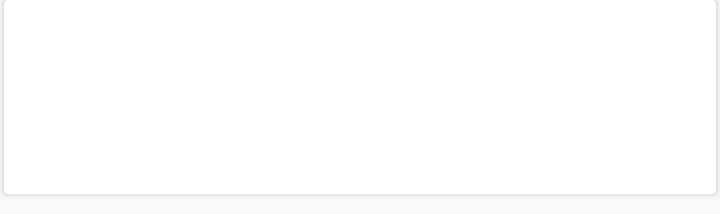
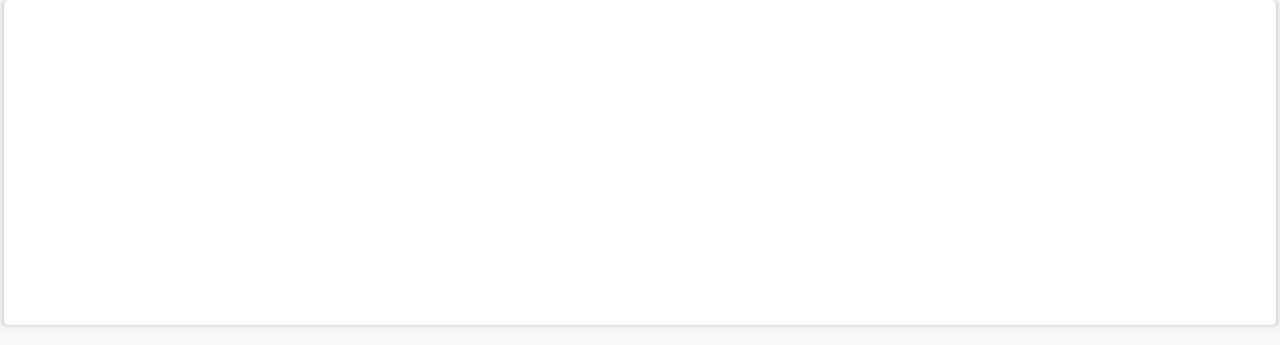

One screen, two layout resources from the same app: the default and the repository's alternative for another configuration. Each is rendered where Android would select it; the XML of both is given below.
<!-- AndroidManifest.xml: application theme AppTheme -->
<!-- res/layout/person.xml -->
<?xml version="1.0" encoding="utf-8"?>


    <android.support.v7.widget.CardView
        xmlns:android="http://schemas.android.com/apk/res/android"
        android:layout_width="match_parent"
        android:layout_height="wrap_content"
        android:id="@+id/cv"
        android:layout_marginBottom="10dp"
        android:layout_marginRight="2dp"
        android:layout_marginLeft="2dp"
        >

        <RelativeLayout
            android:layout_width="match_parent"
            android:layout_height="wrap_content"
            android:padding="10dp"
            >

            <ImageView
                android:layout_width="wrap_content"
                android:layout_height="wrap_content"
                android:id="@+id/person_photo"
                android:layout_alignParentLeft="true"
                android:layout_alignParentTop="true"
                android:layout_marginRight="10dp"
                />

            <TextView
                android:layout_width="wrap_content"
                android:layout_height="wrap_content"
                android:id="@+id/person_name"
                android:layout_toRightOf="@+id/person_photo"
                android:layout_alignParentTop="true"
                android:textSize="30sp"
                />

            <TextView
                android:layout_width="wrap_content"
                android:layout_height="wrap_content"
                android:id="@+id/person_number"
                android:layout_toRightOf="@+id/person_photo"
                android:layout_below="@+id/person_name"
                android:textSize="20dp"
                android:layout_marginTop="10dp"
                />

            <TextView
                android:id="@+id/person_email"
                android:layout_width="wrap_content"
                android:layout_height="wrap_content"
                android:layout_below="@+id/person_photo"
                android:textSize="17dp"
                android:layout_marginTop="10dp"
                />

            <TextView
                android:id="@+id/person_description"
                android:layout_width="wrap_content"
                android:layout_height="wrap_content"
                android:layout_below="@+id/person_email"
                android:textSize="17dp"
                android:layout_marginTop="10dp"
                />


        </RelativeLayout>

    </android.support.v7.widget.CardView>
<!-- resources referenced by this layout -->
<resources>
  <style name="AppTheme" parent="Theme.AppCompat.Light.DarkActionBar">
          
          <item name="colorPrimary">@color/colorPrimary</item>
          <item name="colorPrimaryDark">@color/colorPrimaryDark</item>
          <item name="colorAccent">@color/colorAccent</item>
      </style>
  <color name="colorPrimary">#7C2C79</color>
  <color name="colorPrimaryDark">#7C2C79</color>
  <color name="colorAccent">#7c2c79</color>
</resources>
<!-- res/layout-land/person.xml (the repository's variant of the layout above) -->
<!-- drawn on the phone turned sideways -->
<?xml version="1.0" encoding="utf-8"?>


    <android.support.v7.widget.CardView
        xmlns:android="http://schemas.android.com/apk/res/android"
        android:layout_width="match_parent"
        android:layout_height="wrap_content"
        android:id="@+id/cv"
        android:layout_marginBottom="10dp"
        android:layout_marginRight="2dp"
        android:layout_marginLeft="2dp"
        >

        <RelativeLayout
            android:layout_width="match_parent"
            android:layout_height="wrap_content"
            android:padding="10dp"
            >

            <ImageView
                android:layout_width="wrap_content"
                android:layout_height="wrap_content"
                android:id="@+id/person_photo"
                android:layout_alignParentLeft="true"
                android:layout_alignParentTop="true"
                android:layout_marginRight="10dp"
                />

            <TextView
                android:layout_width="wrap_content"
                android:layout_height="wrap_content"
                android:id="@+id/person_name"
                android:layout_toRightOf="@+id/person_photo"
                android:layout_alignParentTop="true"
                android:textSize="30sp"
                />

            <TextView
                android:layout_width="wrap_content"
                android:layout_height="wrap_content"
                android:id="@+id/person_number"
                android:layout_toRightOf="@+id/person_photo"
                android:layout_below="@+id/person_name"
                android:textSize="20dp"
                android:layout_marginTop="10dp"
                />

            <TextView
                android:id="@+id/person_email"
                android:layout_width="wrap_content"
                android:layout_height="wrap_content"
                android:layout_toRightOf="@+id/person_photo"
                android:layout_below="@+id/person_number"
                android:textSize="17dp"
                android:layout_marginTop="10dp"
                />

            <TextView
                android:id="@+id/person_description"
                android:layout_width="wrap_content"
                android:layout_height="wrap_content"
                android:layout_toRightOf="@+id/person_photo"
                android:layout_below="@+id/person_email"
                android:textSize="17dp"
                android:layout_marginTop="10dp"
                />


        </RelativeLayout>

    </android.support.v7.widget.CardView>
